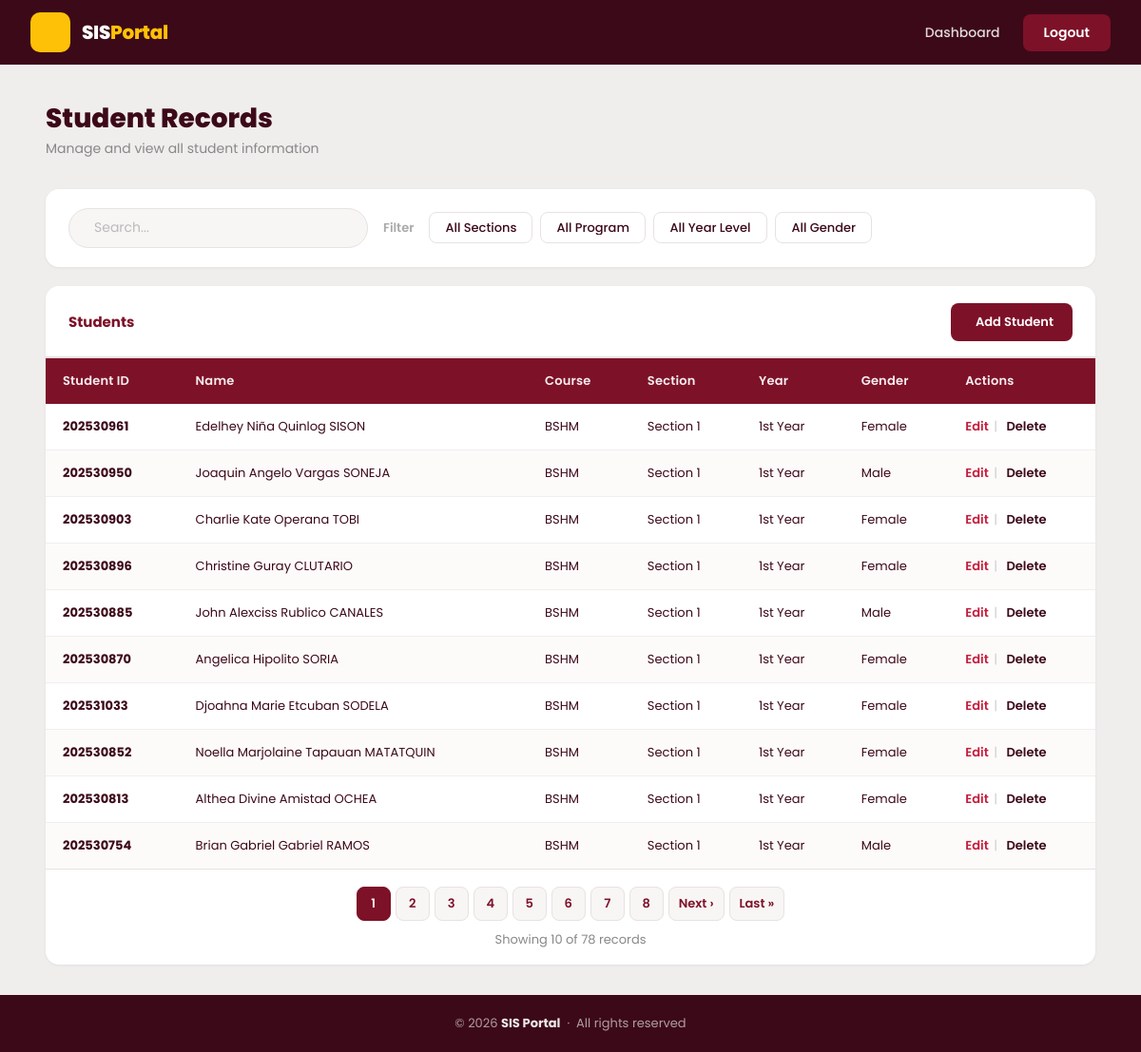
The app's page /index.php (signed in) with its own data.
### tables this page shows
CREATE TABLE students (
  id INT AUTO_INCREMENT PRIMARY KEY,
  student_id VARCHAR(20) NOT NULL UNIQUE,
  first_name VARCHAR(100) NOT NULL,
  last_name VARCHAR(100) NOT NULL,
  course VARCHAR(50) NOT NULL,
  year_level VARCHAR(50) NOT NULL,
  section VARCHAR(50) NOT NULL,
  gender ENUM('Male','Female') DEFAULT 'Male'
);

### index.php (the view, shortened to what this page needs)
<?php
include 'config.php';
$limit = 10;
$page = isset($_GET['page']) && is_numeric($_GET['page']) ? (int) $_GET['page'] : 1;
$offset = ($page - 1) * $limit;
$course_filter = isset($_GET['course']) && $_GET['course'] !== '' ? mysqli_real_escape_string($conn, $_GET['course']) : '';
$course_param = $course_filter ? "&course=$course_filter" : '';
$section_filter = isset($_GET['section']) && $_GET['section'] !== '' ? mysqli_real_escape_string($conn, $_GET['section']) : '';
$section_param = $section_filter ? "&section=$section_filter" : '';
$program_param = $course_param;
$year_filter = isset($_GET['year']) && $_GET['year'] !== '' ? mysqli_real_escape_string($conn, $_GET['year']) : '';
$year_param = $year_filter ? "&year=$year_filter" : '';
$gender_filter = isset($_GET['gender']) && $_GET['gender'] !== '' ? mysqli_real_escape_string($conn, $_GET['gender']) : '';
$gender_param = $gender_filter ? "&gender=$gender_filter" : '';
$where_clause = '';
$total_result = mysqli_query($conn, "SELECT COUNT(*) AS total FROM students $where_clause");
$total_row = mysqli_fetch_assoc($total_result);
$total_records = $total_row['total'];
$total_pages = ceil($total_records / $limit);
$result = mysqli_query($conn, "SELECT * FROM students $where_clause ORDER BY id DESC LIMIT $limit OFFSET $offset");
?>
<!DOCTYPE html>
<html lang="en">
<head>
    <link rel="stylesheet" href="https://cdn.jsdelivr.net/npm/@tabler/icons-webfont@latest/tabler-icons.min.css">
    <link rel="stylesheet" href="style.css">
</head>
<body>
    <nav class="navbar">
        <div class="navbar-left">
            <div class="navbar-logo">
                <div class="logo-icon"><i class="ti ti-school"></i></div>
                <span class="logo-text">SIS<span class="logo-accent">Portal</span></span>
            </div>
        </div>
        <div class="navbar-right">
            <a href="#" class="nav-link">Dashboard</a>
            <a href="logout.php" class="nav-btn-logout">Logout</a>
        </div>
    </nav>
    <main class="main-content">
        <div class="page-header">
            <h1>Student Records</h1>
            <p>Manage and view all student information</p>
        </div>
        <div class="filter-card">
            <div class="search-wrap">
                <input type="text" id="searchInput" placeholder="Search...">
            </div>
            <span class="filter-label">Filter</span>
            <div class="filter-pills">
                <select class="filter-pill"
                    onchange="location.href='?section=' + this.value + '<?php echo $program_param; ?>' + '<?php echo $year_param ?>' + '<?php echo $gender_param ?>'">
                    <option value="">All Sections</option>
                </select>
                <select class="filter-pill"
                    onchange="location.href='?course=' + this.value + '<?php echo $section_param; ?>' + '<?php echo $year_param ?>' + '<?php echo $gender_param ?>'">
                    <option value="">All Program</option>
                </select>
                <select class="filter-pill"
                    onchange="location.href='?year=' + this.value + '<?php echo $section_param; ?>' + '<?php echo $program_param ?>' + '<?php echo $gender_param ?>'">
                    <option value="">All Year Level</option>
                </select>
                <select class="filter-pill"
                    onchange="location.href='?gender=' + this.value + '<?php echo $section_param; ?>' + '<?php echo $program_param ?>' + '<?php echo $year_param ?>'  ">
                    <option value="">All Gender</option>
                </select>
            </div>
        </div>
        <div class="table-card">
            <div class="table-card-header">
                <h3 class="table-title">Students</h3>
                <a href="add.php" class="btn-add"><i class="ti ti-plus"></i> Add Student</a>
            </div>
            <div class="table-wrap">
                <table>
                    <thead>
                        <tr>
                            <th>Student ID</th>
                            <th>Name</th>
                            <th>Course</th>
                            <th>Section</th>
                            <th>Year</th>
                            <th>Gender</th>
                            <th>Actions</th>
                        </tr>
                    </thead>
                    <tbody id="studentTableBody">
                        <?php while ($row = mysqli_fetch_assoc($result)): ?>
                            <tr>
                                <td><strong><?php echo htmlspecialchars($row['student_id']); ?></strong></td>
                                <td><?php echo htmlspecialchars($row['first_name'] . ' ' . $row['last_name']); ?></td>
                                <td><?php echo htmlspecialchars($row['course']); ?></td>
                                <td><?php echo htmlspecialchars($row['section']); ?></td>
                                <td><?php echo htmlspecialchars($row['year_level']); ?></td>
                                <td><?php echo htmlspecialchars($row['gender']); ?></td>
                                <td class="actions-cell">
                                    <a class="action-link edit-lnk" href="edit.php?id=<?php echo $row['id']; ?>">Edit</a>
                                    <span class="action-sep">|</span>
                                    <a class="action-link del-lnk" href="delete.php?id=<?php echo $row['id']; ?>"
                                        onclick="return confirm('Are you sure you want to delete this student?')">Delete</a>
                                </td>
                            </tr>
                        <?php endwhile; ?>
                    </tbody>
                </table>
            </div>
            <?php if ($total_pages > 1): ?>
                <div class="pagination-wrap">
                    <div class="pagination">
                        <?php for ($i = 1; $i <= $total_pages; $i++): ?>
                            <a href="?page=<?php echo $i; ?><?php echo $section_param; ?><?php echo $program_param; ?><?php echo $year_param; ?><?php echo $gender_param; ?>"
                                class="pg-btn <?php echo $i === $page ? 'active' : ''; ?>">
                                <?php echo $i; ?>
                            </a>
                        <?php endfor; ?>
                        <?php if ($page < $total_pages): ?>
                            <a href="?page=<?php echo $page + 1; ?><?php echo $section_param; ?><?php echo $program_param; ?><?php echo $year_param; ?><?php echo $gender_param; ?>"
                                class="pg-btn">Next
                                &rsaquo;</a>
                            <a href="?page=<?php echo $total_pages; ?><?php echo $section_param; ?><?php echo $program_param; ?><?php echo $year_param; ?><?php echo $gender_param; ?>"
                                class="pg-btn">Last
                                &raquo;</a>
                        <?php endif; ?>
                    </div>
                    <p class="record-count">Showing
                        <?php
                        if ($total_records % $limit == 0) {
                            echo $limit * $page;
                        } else {
                            $last_record = ($limit * $total_pages) - $total_records;
                            $final_record = ($limit * $total_pages) - $last_record;
                            $count = ($page != $total_pages) ? $limit * $page : $final_record;
                            echo $count;
                        } ?>
                        of <?php echo $total_records; ?> records
                    </p>
                </div>
            <?php endif; ?>
        </div>
    </main>
    <footer class="site-footer">
        <p>© 2026 <strong>SIS Portal</strong> &nbsp;·&nbsp; All rights reserved</p>
    </footer>
</body>
</html>

### records on screen
students: student "202530961", first_name+last_name "Edelhey Niña Quinlog SISON", course "BSHM", section "Section 1", year_level "1st Year", gender "Female"
students: student "202530950", first_name+last_name "Joaquin Angelo Vargas SONEJA", course "BSHM", section "Section 1", year_level "1st Year", gender "Male"
students: student "202530903", first_name+last_name "Charlie Kate Operana TOBI", course "BSHM", section "Section 1", year_level "1st Year", gender "Female"
students: student "202530896", first_name+last_name "Christine Guray CLUTARIO", course "BSHM", section "Section 1", year_level "1st Year", gender "Female"
students: student "202530885", first_name+last_name "John Alexciss Rublico CANALES", course "BSHM", section "Section 1", year_level "1st Year", gender "Male"
students: student "202530870", first_name+last_name "Angelica Hipolito SORIA", course "BSHM", section "Section 1", year_level "1st Year", gender "Female"
students: student "202531033", first_name+last_name "Djoahna Marie Etcuban SODELA", course "BSHM", section "Section 1", year_level "1st Year", gender "Female"
students: student "202530852", first_name+last_name "Noella Marjolaine Tapauan MATATQUIN", course "BSHM", section "Section 1", year_level "1st Year", gender "Female"
students: student "202530813", first_name+last_name "Althea Divine Amistad OCHEA", course "BSHM", section "Section 1", year_level "1st Year", gender "Female"
students: student "202530754", first_name+last_name "Brian Gabriel Gabriel RAMOS", course "BSHM", section "Section 1", year_level "1st Year", gender "Male"

### other values on screen
$count "10"
$total_records "78"
